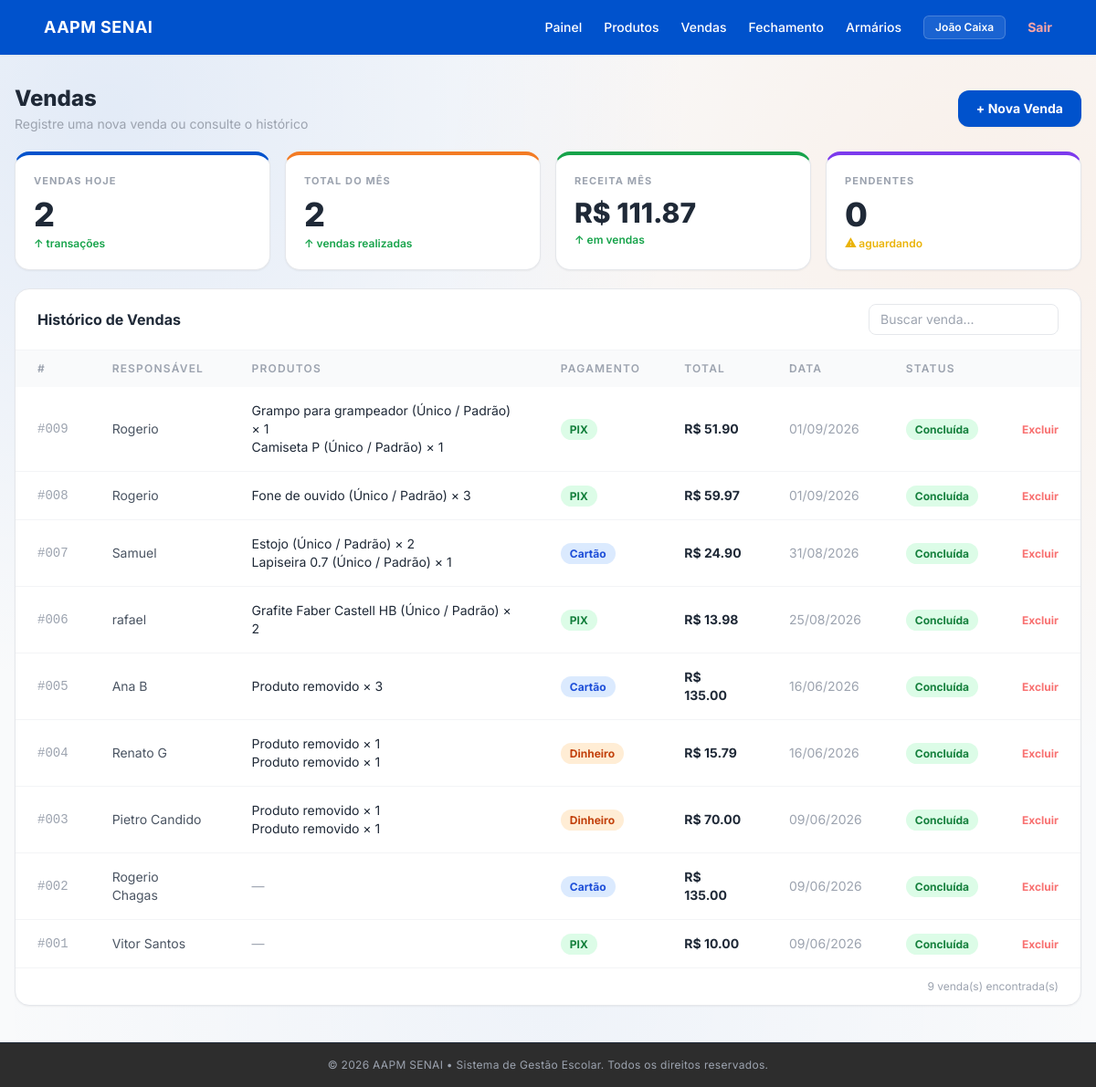
/vendas/ (signed in), run on the app's committed database.
### app/models/venda_model.py (models this page shows)
class Venda(Base):
    __tablename__ = "vendas"
    id              = Column(Integer, primary_key=True, index=True)
    responsavel     = Column(String(150), nullable=False)
    valor_total     = Column(Float, nullable=False)
    forma_pagamento = Column(String(50), nullable=False)
    observacao      = Column(String(500), nullable=True)
    status          = Column(String(30), default="concluida")
    data_venda      = Column(DateTime, default=datetime.utcnow)
    itens = relationship("VendaItem", back_populates="venda", cascade="all, delete")

### app/models/venda_item_model.py (models this page shows)
class VendaItem(Base):
    __tablename__ = "venda_itens"
    id                  = Column(Integer, primary_key=True, index=True)
    venda_id            = Column(Integer, ForeignKey("vendas.id", ondelete="CASCADE"), nullable=False)
    produto_variacao_id = Column(Integer, ForeignKey("produto_variacoes.id", ondelete="SET NULL"), nullable=True)
    quantidade          = Column(Integer, nullable=False)
    preco_unitario      = Column(Float, nullable=False)
    valor_total         = Column(Float, nullable=False)
    venda            = relationship("Venda", back_populates="itens")
    produto_variacao = relationship("ProdutoVariacao")

### app/models/produto_model.py (models this page shows, shortened)
class Produto(Base):
    __tablename__ = "produtos"
    id           = Column(Integer, primary_key=True, autoincrement=True, index=True)
    nome         = Column(String(150), nullable=False, index=True)
    preco        = Column(Float, nullable=False, default=0.0)
    ativo        = Column(Boolean, default=True)
    imagem_path  = Column(String(255), nullable=True)
    categoria_id = Column(Integer, ForeignKey("categorias.id", ondelete="SET NULL"), nullable=True)
    categoria    = relationship("Categoria", back_populates="produtos")
    variacoes    = relationship("ProdutoVariacao", back_populates="produto", cascade="all, delete-orphan")

### app/models/produto_variacao_model.py (models this page shows, shortened)
class ProdutoVariacao(Base):
    __tablename__ = "produto_variacoes"
    __table_args__ = (
        UniqueConstraint("produto_id", "tamanho", "cor", name="uq_variacao_produto_tamanho_cor"),
    )
    id            = Column(Integer, primary_key=True, autoincrement=True, index=True)
    produto_id    = Column(Integer, ForeignKey("produtos.id", ondelete="CASCADE"), nullable=False)
    tamanho       = Column(String(20), nullable=False)
    cor           = Column(String(50), nullable=False)
    sku           = Column(String(50), nullable=True, unique=True)
    preco         = Column(Float, nullable=True)  # se None, usa o preço base do produto
    estoque_atual = Column(Integer, nullable=False, default=0)
    ativo         = Column(Boolean, default=True)
    produto = relationship("Produto", back_populates="variacoes")

### app/controllers/venda_controller.py (the view)
@router.get("")
@router.get("/")
def listar_vendas(
    request: Request,
    db: Session = Depends(get_db),
    usuario=Depends(get_current_user),
):
    vendas = db.query(Venda).order_by(Venda.data_venda.desc()).all()
    produtos_db = db.query(Produto).filter(Produto.ativo == True).all()
    produtos = []
    for p in produtos_db:
        variacoes_ativas = [v for v in p.variacoes if v.ativo]
        if not variacoes_ativas:
            continue
        produtos.append({
            "id": p.id,
            "nome": p.nome,
            "imagem_url": p.imagem_url,
            "variacoes": [
                {"id": v.id, "descricao": v.descricao, "preco": v.preco_efetivo, "estoque_atual": v.estoque_atual}
                for v in variacoes_ativas
            ]
        })
    hoje        = datetime.utcnow().date()
    vendas_hoje = sum(1 for v in vendas if v.data_venda.date() == hoje)
    total_mes   = sum(1 for v in vendas if v.data_venda.month == hoje.month)
    receita_mes = sum(v.valor_total for v in vendas if v.data_venda.month == hoje.month)
    pendentes   = sum(1 for v in vendas if v.status == "pendente")
    return templates.TemplateResponse(
        request=request,
        name="vendas/index.html",
        context={
            "request":     request,
            "usuario":     usuario,
            "vendas":      vendas,
            "produtos":    produtos,
            "vendas_hoje": vendas_hoje,
            "total_mes":   total_mes,
            "receita_mes": receita_mes,
            "pendentes":   pendentes,
        },
    )

### app/templates/vendas/index.html (shortened to what this page needs)
{% extends "base.html" %}
{% block conteudo %}
<div class="pt-6 flex flex-col gap-5 pb-6">
  <div class="flex items-center justify-between">
    <div>
      <h1 class="text-2xl font-extrabold text-gray-800">Vendas</h1>
      <p class="text-sm text-gray-400 mt-0.5">Registre uma nova venda ou consulte o histórico</p>
    </div>
    <button onclick="abrirModal()"
      class="bg-[#0052cc] hover:bg-blue-700 text-white text-sm font-bold px-5 py-2.5 rounded-xl transition-all shadow-sm">
      + Nova Venda
    </button>
  </div>
  <div class="grid grid-cols-2 lg:grid-cols-4 gap-4">
    <div class="bg-white border border-gray-200 border-t-4 border-t-[#0052cc] rounded-2xl p-5 shadow-sm">
      <p class="text-[11px] font-bold text-gray-400 uppercase tracking-widest">Vendas Hoje</p>
      <p class="text-4xl font-extrabold text-gray-800 mt-2 mb-1">{{ vendas_hoje }}</p>
      <p class="text-xs font-semibold text-green-600">↑ transações</p>
    </div>
    <div class="bg-white border border-gray-200 border-t-4 border-t-[#f37b24] rounded-2xl p-5 shadow-sm">
      <p class="text-[11px] font-bold text-gray-400 uppercase tracking-widest">Total do Mês</p>
      <p class="text-4xl font-extrabold text-gray-800 mt-2 mb-1">{{ total_mes }}</p>
      <p class="text-xs font-semibold text-green-600">↑ vendas realizadas</p>
    </div>
    <div class="bg-white border border-gray-200 border-t-4 border-t-[#16a34a] rounded-2xl p-5 shadow-sm">
      <p class="text-[11px] font-bold text-gray-400 uppercase tracking-widest">Receita Mês</p>
      <p class="text-3xl font-extrabold text-gray-800 mt-2 mb-1">R$ {{ "%.2f"|format(receita_mes) }}</p>
      <p class="text-xs font-semibold text-green-600">↑ em vendas</p>
    </div>
    <div class="bg-white border border-gray-200 border-t-4 border-t-[#7c3aed] rounded-2xl p-5 shadow-sm">
      <p class="text-[11px] font-bold text-gray-400 uppercase tracking-widest">Pendentes</p>
      <p class="text-4xl font-extrabold text-gray-800 mt-2 mb-1">{{ pendentes }}</p>
      <p class="text-xs font-semibold text-yellow-500">⚠ aguardando</p>
    </div>
  </div>
  <div class="bg-white border border-gray-200 rounded-2xl shadow-sm overflow-hidden">
    <div class="px-6 py-4 border-b border-gray-100 flex items-center justify-between">
      <span class="text-base font-bold text-gray-800">Histórico de Vendas</span>
      <input type="text" id="busca" placeholder="Buscar venda..."
        oninput="filtrarTabela()"
        class="text-sm border border-gray-200 rounded-lg px-3 py-1.5 w-52 focus:outline-none focus:border-blue-400">
    </div>
    <div class="overflow-x-auto">
      <table class="w-full text-sm" id="tabela-vendas">
        <thead>
          <tr class="bg-gray-50 text-gray-400 text-xs uppercase tracking-widest">
            <th class="text-left px-6 py-3 font-semibold">#</th>
            <th class="text-left px-6 py-3 font-semibold">Responsável</th>
            <th class="text-left px-6 py-3 font-semibold">Produtos</th>
            <th class="text-left px-6 py-3 font-semibold">Pagamento</th>
            <th class="text-left px-6 py-3 font-semibold">Total</th>
            <th class="text-left px-6 py-3 font-semibold">Data</th>
            <th class="text-left px-6 py-3 font-semibold">Status</th>
            <th class="text-left px-6 py-3 font-semibold"></th>
          </tr>
        </thead>
        <tbody class="divide-y divide-gray-100">
          {% for venda in vendas %}
          <tr class="hover:bg-gray-50 transition">
            <td class="px-6 py-4 text-gray-400 font-mono">#{{ "%03d"|format(venda.id) }}</td>
            <td class="px-6 py-4 text-gray-600">{{ venda.responsavel }}</td>
            <td class="px-6 py-4 text-gray-800">
              {% for item in venda.itens %}
                <span class="block text-sm">
                  {% if item.produto_variacao %}
                    {{ item.produto_variacao.produto.nome }} ({{ item.produto_variacao.descricao }}) × {{ item.quantidade }}
                  {% else %}
                    Produto removido × {{ item.quantidade }}
                  {% endif %}
                </span>
              {% else %}
                <span class="text-gray-400">—</span>
              {% endfor %}
            </td>
            <td class="px-6 py-4">
              {% if venda.forma_pagamento == 'pix' %}
                <span class="bg-green-100 text-green-700 text-xs font-bold px-2.5 py-1 rounded-full">PIX</span>
              {% elif venda.forma_pagamento == 'cartao' %}
                <span class="bg-blue-100 text-blue-700 text-xs font-bold px-2.5 py-1 rounded-full">Cartão</span>
              {% else %}
                <span class="bg-orange-100 text-orange-700 text-xs font-bold px-2.5 py-1 rounded-full">Dinheiro</span>
              {% endif %}
            </td>
            <td class="px-6 py-4 font-bold text-gray-800">R$ {{ "%.2f"|format(venda.valor_total) }}</td>
            <td class="px-6 py-4 text-gray-400">{{ venda.data_venda.strftime('%d/%m/%Y') }}</td>
            <td class="px-6 py-4">
              {% if venda.status == 'concluida' %}
                <span class="bg-green-100 text-green-700 text-xs font-bold px-2.5 py-1 rounded-full">Concluída</span>
              {% else %}
                <span class="bg-yellow-100 text-yellow-700 text-xs font-bold px-2.5 py-1 rounded-full">Pendente</span>
              {% endif %}
            </td>
            <td class="px-6 py-4">
              <form action="/vendas/{{ venda.id }}/deletar" method="post"
                onsubmit="return confirm('Excluir esta venda?')">
                <button type="submit" class="text-red-400 hover:text-red-600 text-xs font-bold transition">Excluir</button>
              </form>
            </td>
          </tr>
          {% else %}
          <tr>
            <td colspan="8" class="px-6 py-10 text-center text-gray-400 text-sm">Nenhuma venda registrada ainda.</td>
          </tr>
          {% endfor %}
        </tbody>
      </table>
    </div>
    <div class="px-6 py-3 border-t border-gray-100 text-xs text-gray-400 text-right">
      {{ vendas|length }} venda(s) encontrada(s)
    </div>
  </div>
</div>
{% endblock %}

### app/static/css/style.css (style rules this page uses)
:root { --blue: #0052cc; --blue-dark: #003f9e; --blue-light: #eaf2ff; --orange: #ff6a00; --orange-light: #fff1e8; --green: #16a34a; --green-light: #ecfdf3; --red: #dc2626; --red-light: #fef2f2; --bg: #f5f7fb; --surface: #ffffff; --text: #0f172a; --text-secondary: #334155; --muted: #64748b; --muted-light: #94a3b8; --border: #e5eaf1; --border-light: #eef2f7; --shadow-sm: 0 4px 15px rgba(15, 23, 42, .04); --shadow-md: 0 10px 30px rgba(15, 23, 42, .06); --shadow-lg: 0 20px 45px rgba(15, 23, 42, .10); --radius-sm: 10px; --radius-md: 14px; --radius-lg: 18px; --radius-xl: 22px; }
* { box-sizing: border-box; }
html { scroll-behavior: smooth; }
body { margin: 0; min-height: 100vh; font-family: Inter, Arial, sans-serif; color: var(--text); background: radial-gradient( circle at 10% 10%, rgba(0, 82, 204, .09), transparent 42% ), radial-gradient( circle at 90% 20%, rgba(255, 106, 0, .07), transparent 42% ), radial-gradient( circle at 50% 90%, rgba(0, 82, 204, .045), transparent 50% ), var(--bg); -webkit-font-smoothing: antialiased; text-rendering: optimizeLegibility; }
button, a { -webkit-tap-highlight-color: transparent; }
button { font-family: inherit; }

### app/templates/base.html (style rules this page uses)
body { font-family: 'Inter', sans-serif; }

### data on the page
Venda: id "009", responsavel "Rogerio", forma_pagamento "PIX", valor_total "51.90", data_venda "01/09/2026", status "Concluída"
VendaItem: produto_variacao.produto.nome "Grampo para grampeador", produto_variacao.descricao "Único / Padrão", quantidade "1"
VendaItem: produto_variacao.produto.nome "Camiseta P", produto_variacao.descricao "Único / Padrão", quantidade "1"
Venda: id "008", responsavel "Rogerio", forma_pagamento "PIX", valor_total "59.97", data_venda "01/09/2026", status "Concluída"
VendaItem: produto_variacao.produto.nome "Fone de ouvido", produto_variacao.descricao "Único / Padrão", quantidade "3"
Venda: id "007", responsavel "Samuel", forma_pagamento "Cartão", valor_total "24.90", data_venda "31/08/2026", status "Concluída"
VendaItem: produto_variacao.produto.nome "Estojo", produto_variacao.descricao "Único / Padrão", quantidade "2"
VendaItem: produto_variacao.produto.nome "Lapiseira 0.7", produto_variacao.descricao "Único / Padrão", quantidade "1"
Venda: id "006", responsavel "rafael", forma_pagamento "PIX", valor_total "13.98", data_venda "25/08/2026", status "Concluída"
VendaItem: produto_variacao.produto.nome "Grafite Faber Castell HB", produto_variacao.descricao "Único / Padrão", quantidade "2"
Venda: id "005", responsavel "Ana B", forma_pagamento "Cartão", valor_total "135.00", data_venda "16/06/2026", status "Concluída"
VendaItem: quantidade "3"
Venda: id "004", responsavel "Renato G", forma_pagamento "Dinheiro", valor_total "15.79", data_venda "16/06/2026", status "Concluída"
VendaItem: quantidade "1"
VendaItem: quantidade "1"
Venda: id "003", responsavel "Pietro Candido", forma_pagamento "Dinheiro", valor_total "70.00", data_venda "09/06/2026", status "Concluída"
VendaItem: quantidade "1"
VendaItem: quantidade "1"
Venda: id "002", responsavel "Rogerio Chagas", forma_pagamento "Cartão", valor_total "135.00", data_venda "09/06/2026", status "Concluída"
Venda: id "001", responsavel "Vitor Santos", forma_pagamento "PIX", valor_total "10.00", data_venda "09/06/2026", status "Concluída"

### other printed values
{{ usuario.nome }} "João Caixa"
{{ vendas_hoje }} "2"
{{ total_mes }} "2"
{{ "%.2f"|format(receita_mes) }} "111.87"
{{ pendentes }} "0"
{{ vendas|length }} "9"
